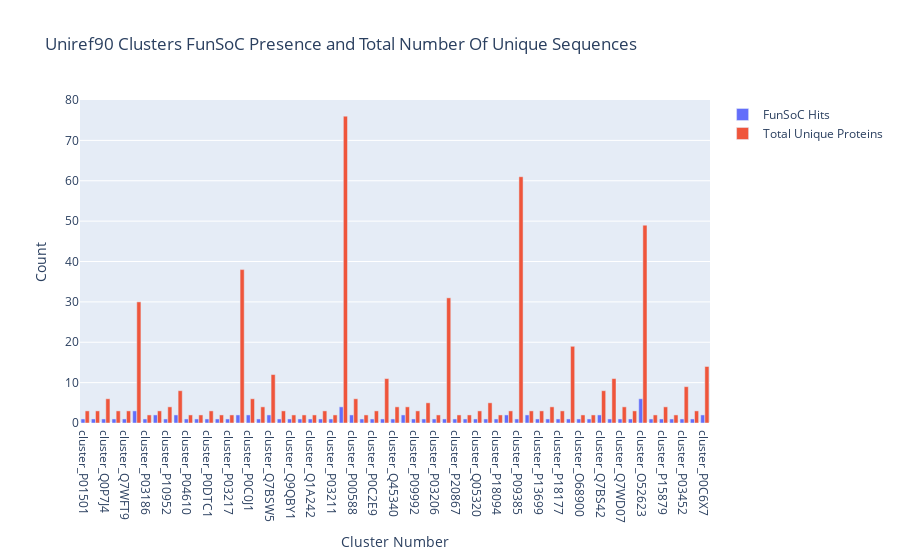

The notebook cell this image was saved under:
### Code cell
import plotly.express as px
import plotly.graph_objects as go


data = {'funsoc_count': funsoc_counts, 'total_unique_hits':total_dataset_size,'cluster_name':names}
fig = go.Figure( data =[
    go.Bar(x=[i for i in names], y=data['funsoc_count'],name='FunSoC Hits'),
    go.Bar(x=[i for i in names], y=data['total_unique_hits'], name='Total Unique Proteins')
   ])
fig.update_layout(title="Uniref90 Clusters FunSoC Presence and Total Number Of Unique Sequences", xaxis_title='Cluster Number',yaxis_title='Count')

fig.show()
fig.write_image('/home/felix/Uniref90ClustersWithBindingSitesNonSingletonsAndUmbalancedSet.png')

### Figure 1 — Plotly figure (JSON) as saved in the notebook; plotly's stock layout.template omitted (floating-point values rounded to 4 significant figures)
{"data": [{"name": "FunSoC Hits", "x": ["cluster_P01501", "cluster_A4GCL7", "cluster_Q0P7J4", "cluster_P17387", "cluster_Q7WFT9", "cluster_P59594", "cluster_P03186", "cluster_P04324", "cluster_P10952", "cluster_P14756", "cluster_P04610", "cluster_P03230", "cluster_P0DTC1", "cluster_Q45894", "cluster_P03217", "cluster_P08026", "cluster_P0C0J1", "cluster_Q7BCK4", "cluster_Q7BSW5", "cluster_P0DTD1", "cluster_Q9QBY1", "cluster_D0NBV3", "cluster_Q1A242", "cluster_P0DTC2", "cluster_P03211", "cluster_Q8ZR06", "cluster_P00588", "cluster_P04608", "cluster_P0C2E9", "cluster_Q06241", "cluster_Q45340", "cluster_Q47692", "cluster_P09992", "cluster_Q2FZL3", "cluster_P03206", "cluster_P59632", "cluster_P20867", "cluster_Q8FDW4", "cluster_Q05320", "cluster_P0DTC9", "cluster_P18094", "cluster_P0DPI0", "cluster_P09385", "cluster_P06935", "cluster_P13699", "cluster_P09545", "cluster_P18177", "cluster_P68261", "cluster_O68900", "cluster_P01136", "cluster_Q7BS42", "cluster_P06821", "cluster_Q7WD07", "cluster_Q9KS12", "cluster_O52623", "cluster_P18378", "cluster_P15879", "cluster_Q6LAD6", "cluster_P03452", "cluster_P69697", "cluster_P0C6X7"], "y": [1, 1, 1, 1, 1, 3, 1, 2, 1, 2, 1, 1, 1, 1, 1, 2, 2, 1, 2, 1, 1, 1, 1, 1, 1, 4, 2, 1, 1, 1, 1, 2, 1, 1, 1, 1, 1, 1, 1, 1, 1, 2, 1, 2, 1, 1, 1, 1, 1, 1, 2, 1, 1, 1, 6, 1, 1, 1, 1, 1, 2], "type": "bar"}, {"name": "Total Unique Proteins", "x": ["cluster_P01501", "cluster_A4GCL7", "cluster_Q0P7J4", "cluster_P17387", "cluster_Q7WFT9", "cluster_P59594", "cluster_P03186", "cluster_P04324", "cluster_P10952", "cluster_P14756", "cluster_P04610", "cluster_P03230", "cluster_P0DTC1", "cluster_Q45894", "cluster_P03217", "cluster_P08026", "cluster_P0C0J1", "cluster_Q7BCK4", "cluster_Q7BSW5", "cluster_P0DTD1", "cluster_Q9QBY1", "cluster_D0NBV3", "cluster_Q1A242", "cluster_P0DTC2", "cluster_P03211", "cluster_Q8ZR06", "cluster_P00588", "cluster_P04608", "cluster_P0C2E9", "cluster_Q06241", "cluster_Q45340", "cluster_Q47692", "cluster_P09992", "cluster_Q2FZL3", "cluster_P03206", "cluster_P59632", "cluster_P20867", "cluster_Q8FDW4", "cluster_Q05320", "cluster_P0DTC9", "cluster_P18094", "cluster_P0DPI0", "cluster_P09385", "cluster_P06935", "cluster_P13699", "cluster_P09545", "cluster_P18177", "cluster_P68261", "cluster_O68900", "cluster_P01136", "cluster_Q7BS42", "cluster_P06821", "cluster_Q7WD07", "cluster_Q9KS12", "cluster_O52623", "cluster_P18378", "cluster_P15879", "cluster_Q6LAD6", "cluster_P03452", "cluster_P69697", "cluster_P0C6X7"], "y": [3, 3, 6, 3, 3, 30, 2, 3, 4, 8, 2, 2, 3, 2, 2, 38, 6, 4, 12, 3, 2, 2, 2, 3, 2, 76, 6, 2, 3, 11, 4, 4, 3, 5, 2, 31, 2, 2, 3, 5, 2, 3, 61, 3, 3, 4, 3, 19, 2, 2, 8, 11, 4, 3, 49, 2, 4, 2, 9, 3, 14], "type": "bar"}], "layout": {"title": {"text": "Uniref90 Clusters FunSoC Presence and Total Number Of Unique Sequences"}, "xaxis": {"title": {"text": "Cluster Number"}}, "yaxis": {"title": {"text": "Count"}}}}
